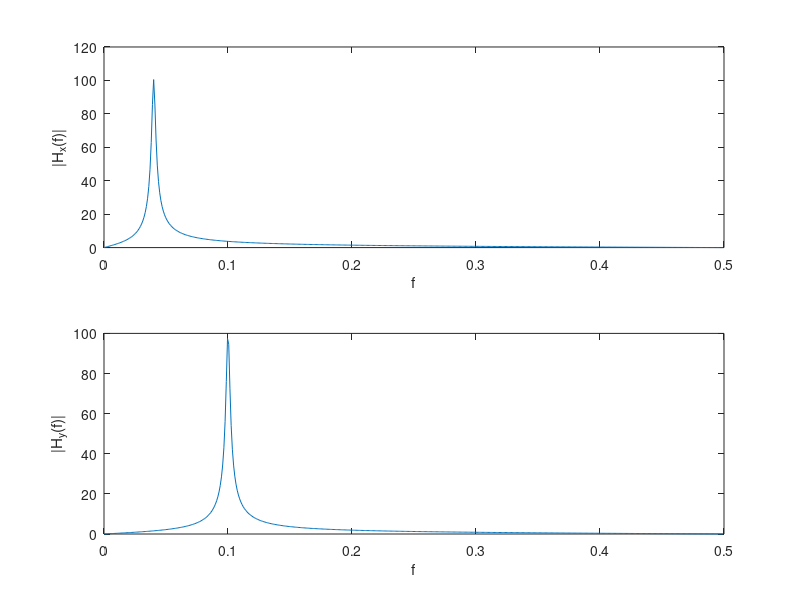

Write MATLAB code to recreate this figure.
hold on
fx=0.04;
fy=0.10;
px=[0.99*exp(j*2*pi*fx) 0.99*exp(-j*2*pi*fx)]';
py=[0.99*exp(j*2*pi*fy) 0.99*exp(-j*2*pi*fy)]'; 
z=[-1 1]';
subplot(2,1,1);
zplane(z,px) 
grid
title('H_x(z)')
subplot(2,1,2);
zplane(z,py)
grid
title('H_y(z)')

%%
%Frekvensrespons:

[Hx,w]=freqz(poly(z),poly(px)); 
[Hy,w]=freqz(poly(z),poly(py));
f=w/(2*pi);
subplot(2,1,1);
plot(f,abs(Hx));
xlabel('f')
ylabel('|H_x(f)|');
subplot(2,1,2);
plot(f,abs(Hy));
xlabel('f')
ylabel('|H_y(f)|');

